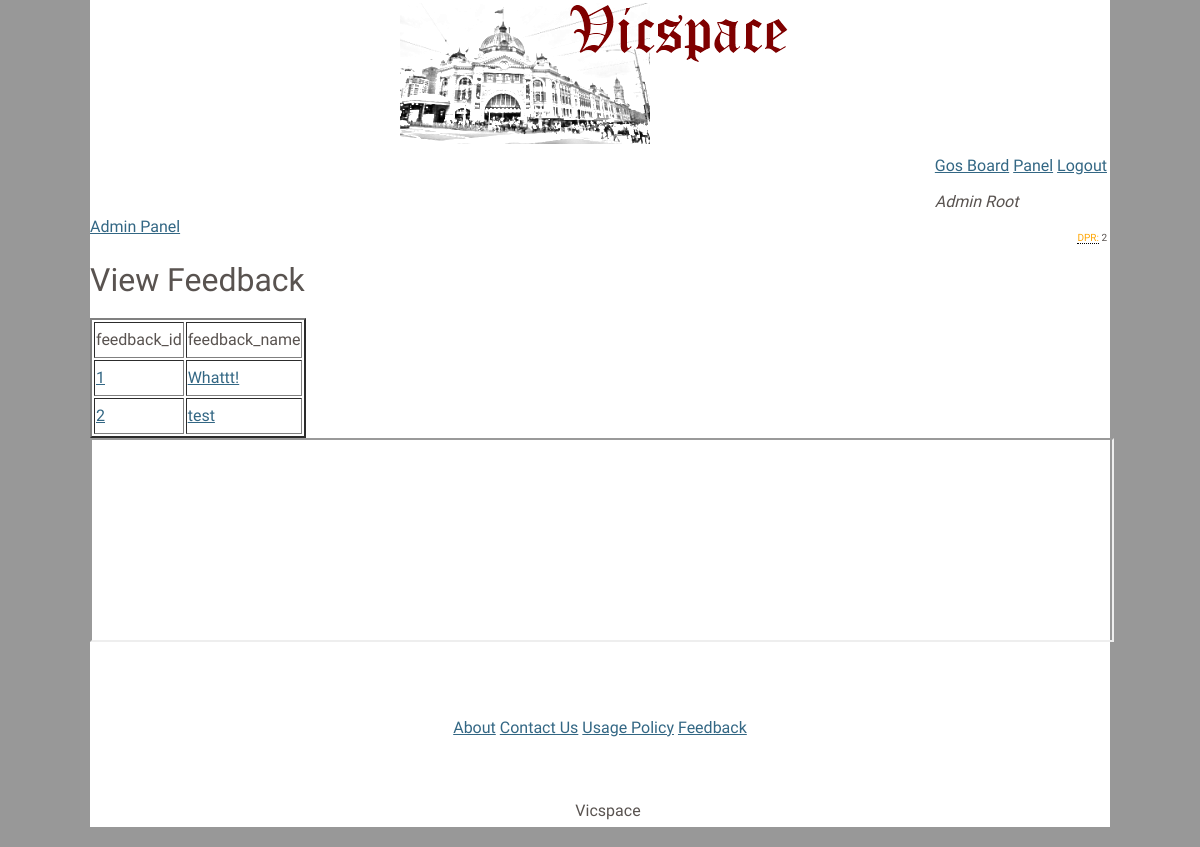
The page /admin/feedback/view_feedback.php (signed in) on the database its author committed.
### tables this page shows
CREATE TABLE IF NOT EXISTS `users` (
  `user_id` int(8) NOT NULL auto_increment,
  `user_name` varchar(32) NOT NULL,
  `user_pass` varchar(32) default NULL,
  `user_email` varchar(255) default NULL,
  `user_level` int(8) default NULL,
  `first_name` varchar(255) default NULL,
  `middle_name` varchar(255) default NULL,
  `last_name` varchar(255) default NULL,
  `user_address` varchar(255) default NULL,
  `user_locality` varchar(255) default NULL,
  `user_pcode` varchar(255) default NULL,
  `user_gender` varchar(255) default NULL,
  `user_dob_d` int(8) default NULL,
  `user_dob_m` int(8) default NULL,
  `user_dob_y` int(8) default NULL,
  `user_phone` int(15) default NULL,
  `user_occupation` varchar(255) default NULL,
  `user_weekend` varchar(255) default NULL,
  `user_notification` int(8) default NULL,
  `user_post_limit` int(8) NOT NULL,
  `user_ip` varchar(20) default NULL,
  `user_views` int(12) NOT NULL,
  `user_online` int(1) NOT NULL default '0',
  `user_ts` timestamp NOT NULL default CURRENT_TIMESTAMP on update CURRENT_TIMESTAMP,
  PRIMARY KEY  (`user_id`)
);

CREATE TABLE IF NOT EXISTS `feedback` (
  `feedback_id` int(8) NOT NULL auto_increment,
  `feedback_name` varchar(255) NOT NULL,
  `feedback_description` text NOT NULL,
  `feedback_ts` timestamp NOT NULL default CURRENT_TIMESTAMP,
  PRIMARY KEY  (`feedback_id`)
);

### admin/feedback/view_feedback.php (the view, shortened to what this page needs)
<?php $title = "View Feedback";
include($_SERVER['DOCUMENT_ROOT'].'/header.php');
?>
<h1>View Feedback</h1>
<?php
$result = mysql_query("SELECT feedback_id, feedback_name FROM feedback");
if (!$result)
{
$message = 'ERROR:' . mysql_error();
return $message;
}
else
{
$i = 0;
echo '<html><body><table border=2><tr>';
while ($i < mysql_num_fields($result))
{
$meta = mysql_fetch_field($result, $i);
echo '<td>' . $meta->name . '</td>';
$i = $i + 1;
}
echo '</tr>';
$i = 0;
while ($row = mysql_fetch_assoc($result))
{
echo '<tr>'; $count = count($row); $y = 0; while ($y < $count)
{
$c_row = current($row);
echo '<td>' .'<a href=feedback_detail.php?id='.$row['feedback_id'].'>'. $c_row .'</a>'. '</td>';
next($row); $y = $y + 1;
}
echo '</tr>'; $i = $i + 1;
}
echo '</table></body></html>';
}
include($_SERVER['DOCUMENT_ROOT'].'/footer.php');?>

### header.php (shortened to what this page needs)
<!DOCTYPE html PUBLIC "-//W3C//DTD XHTML 1.0 Transitional//EN" "http://www.w3.org/TR/xhtml1/DTD/xhtml1-transitional.dtd">
<html>
<head>
		<link rel="stylesheet" type="text/css" href="/css/style.css" />
		<link rel="stylesheet" type="text/css" href="/css/custom_tooltip.css" />
</head>
<body>
<div id="wrapper">
<table align="center">
<tr><td><img src="/Images/Vicspace.png" /></td></tr>
</table>
<?php
if ($_SESSION['username'] != "")
{
echo '<table align="right" >
	<tr><td><a href="/gossip/">Gos Board</a></td><td><a href="/panel/">Panel</a></td><td><a href="/logout.php">Logout</a></tr>';
$uname = $_SESSION['username'];
$accesslevel = mysql_query("SELECT user_level FROM users WHERE user_name='$uname'");
$accesslevel = mysql_fetch_row($accesslevel);
$accesslevel = $accesslevel[0];
$firstname = mysql_query("SELECT first_name FROM users WHERE user_name='$uname'");
$firstname = mysql_fetch_row($firstname);
$firstname = $firstname[0];
$middlename = mysql_query("SELECT middle_name FROM users WHERE user_name='$uname'");
$middlename = mysql_fetch_row($middlename);
$middlename = $middlename[0];
$lastname = mysql_query("SELECT last_name FROM users WHERE user_name='$uname'");
$lastname = mysql_fetch_row($lastname);
$lastname = $lastname[0];
$postlimit = mysql_query("SELECT user_post_limit FROM users WHERE user_name='$uname'");
$postlimit = mysql_fetch_row($postlimit);
$postlimit = $postlimit[0];
echo "<font size=2>"."<tr><td colspan=4>"."<i>".$firstname." ".$middlename." ".$lastname."</td></tr></font>";
echo "<tr><td colspan=3 style=text-align:right;><font size=1><a class=\"customtooltip\" href=\"#\" style=\"color:orange;\">DPR:<span class=\"classic\"><font size=3>Daily Posts Remaining </font></span></a> ".$postlimit."</font></td></tr>";
echo "</table></font><br />";
if($accesslevel == 100)
{
echo '<br><a href="/admin/admin_panel.php">Admin Panel</a>';
}
}?>

### css/style.css (style rules this page uses)
a { text-decoration: underline; color: #336784; }
body { color: #595350; line-height: 2em; background: #989898 ; font-size: 12pt; width: 85%; height: 85%; margin: 0 auto; }
body,input { font-family: Kreon, sans-serif; }
h1,h2,h3,h4 { font-weight: normal; }
#wrapper { background: white; }

### css/custom_tooltip.css (style rules this page uses)
.customtooltip { border-bottom: 1px dotted #000000; color: #000000; outline: none; cursor: help; text-decoration: none; position: relative; }

### rows shown on the page
users: first_name "Admin", last_name "Root", user_post_limit "2"
feedback: c_row "1", c_row "Whattt!"
feedback: c_row "2", c_row "test"

### other values the page prints
$meta->name "feedback_id"
$meta->name "feedback_name"
